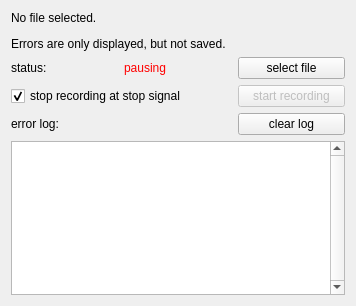
<?xml version="1.0" encoding="UTF-8"?>
<ui version="4.0">
 <class>errorLogWindow</class>
 <widget class="QWidget" name="errorLogWindow">
  <property name="geometry">
   <rect>
    <x>0</x>
    <y>0</y>
    <width>356</width>
    <height>306</height>
   </rect>
  </property>
  <property name="windowTitle">
   <string>Form</string>
  </property>
  <layout class="QGridLayout" name="gridLayout">
   <item row="0" column="0" colspan="3">
    <widget class="QLabel" name="lbl_fileName">
     <property name="text">
      <string>&lt;html&gt;&lt;head/&gt;&lt;body&gt;&lt;p&gt;No file selected.&lt;/p&gt;&lt;p&gt;Errors are only displayed, but not saved.&lt;/p&gt;&lt;/body&gt;&lt;/html&gt;</string>
     </property>
     <property name="wordWrap">
      <bool>true</bool>
     </property>
    </widget>
   </item>
   <item row="1" column="0">
    <widget class="QLabel" name="lbl_status_lbl">
     <property name="text">
      <string>status:</string>
     </property>
    </widget>
   </item>
   <item row="1" column="1">
    <widget class="QLabel" name="lbl_status">
     <property name="styleSheet">
      <string notr="true">color:red;</string>
     </property>
     <property name="text">
      <string>pausing</string>
     </property>
    </widget>
   </item>
   <item row="1" column="2">
    <widget class="QPushButton" name="btn_selectFile">
     <property name="text">
      <string>select file</string>
     </property>
    </widget>
   </item>
   <item row="2" column="0" colspan="2">
    <widget class="QCheckBox" name="chb_setZeroAtStopSignal">
     <property name="text">
      <string>stop recording at stop signal</string>
     </property>
     <property name="checked">
      <bool>true</bool>
     </property>
    </widget>
   </item>
   <item row="2" column="2">
    <widget class="QPushButton" name="btn_startStop">
     <property name="enabled">
      <bool>false</bool>
     </property>
     <property name="text">
      <string>start recording</string>
     </property>
    </widget>
   </item>
   <item row="3" column="0" colspan="2">
    <widget class="QLabel" name="lbl_log_lbl">
     <property name="text">
      <string>error log:</string>
     </property>
    </widget>
   </item>
   <item row="3" column="2">
    <widget class="QPushButton" name="btn_clearLog">
     <property name="text">
      <string>clear log</string>
     </property>
    </widget>
   </item>
   <item row="4" column="0" colspan="3">
    <widget class="QTextEdit" name="txt_errorLog">
     <property name="verticalScrollBarPolicy">
      <enum>Qt::ScrollBarAlwaysOn</enum>
     </property>
     <property name="readOnly">
      <bool>true</bool>
     </property>
    </widget>
   </item>
  </layout>
 </widget>
 <resources/>
 <connections/>
</ui>
